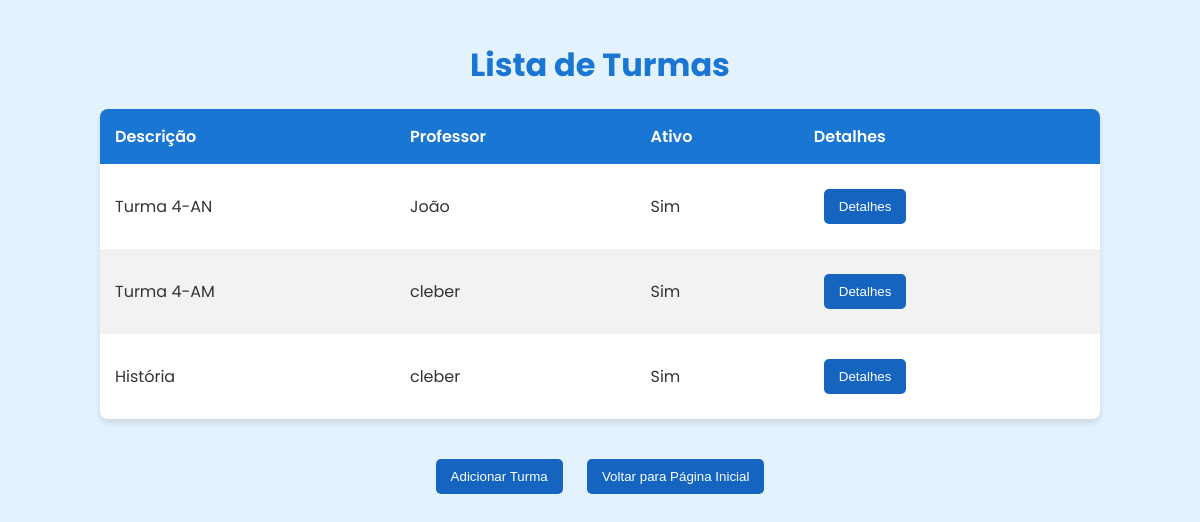
Page /turmas on the committed database.
### model/model_turma.py (models this page shows, shortened)
class Turma(db.Model):
    __tablename__ = 'turmas'
    id = db.Column(db.Integer, primary_key=True)
    descricao = db.Column(db.String(80))
    ativo = db.Column(db.String, default="sim", nullable=False)
    prof_id = db.Column(db.Integer, db.ForeignKey('professores.id', ondelete="SET NULL"), nullable=True)
    professor = db.relationship('Professor', backref='turmas')
    def to_dict(self):
        return {
            "id": self.id,
            "descricao": self.descricao,
            "professor": self.professor.nome if self.professor is not None else "Professor excluido",
            "ativo": self.ativo
        }

### model/model_profs.py (models this page shows, shortened)
class Professor(db.Model):
    __tablename__ = 'professores'
    id = db.Column(db.Integer, primary_key=True)
    nome = db.Column(db.String(80))
    idade = db.Column(db.Integer)
    materia = db.Column(db.String(30))
    observacao = db.Column(db.String(30))

### routes/turmas_routes.py (the view)
@turmas_blueprint.route('/turmas', methods=['GET'])
def get_turmas():
    turmas = lista_turmas()
    return render_template("turmas.html", turmas=turmas)

### model/model_turma.py (called while the page is built)
def lista_turmas():
    turmas = Turma.query.all()
    return [turma.to_dict() for turma in turmas]

### templates/turmas.html (shortened to what this page needs)
<!DOCTYPE html>
<html lang="pt-BR">
<head>
</head>
<body>
    <h1>Lista de Turmas</h1>
    <table>
        <thead>
            <tr>
                <th>Descrição</th>
                <th>Professor</th>
                <th>Ativo</th>
                <th>Detalhes</th>
            </tr>
        </thead>
        <tbody>
            {% for turma in turmas %}
            <tr>
                <td>{{ turma.descricao }}</td>
                <td>{{ turma.professor }}</td>
                <td>{{ turma.ativo }}</td>
                <td>
                    <a href="{{ url_for('turmas.get_turmas_por_id', id_turma=turma.id) }}">
                        <button>Detalhes</button>
                    </a>
                </td>
            </tr>
            {% endfor %}
        </tbody>
    </table>
    <div class="container">
        <a href="{{ url_for('turmas.adicionar_turma_page',) }}">
            <button>Adicionar Turma</button>
        </a>
        <a href="{{ url_for('/.pagina_inicial',) }}">
            <button>Voltar para Página Inicial</button>
        </a>
    </div>
</body>
</html>

### templates/turmas.html (style rules this page uses)
body { font-family: 'Poppins', sans-serif; background-color: #e3f2fd; margin: 0; padding: 20px; color: #333; }
h1 { text-align: center; color: #1976d2; margin-bottom: 20px; }
table { width: 100%; max-width: 1000px; margin: 0 auto; border-collapse: collapse; background-color: #fff; box-shadow: 0 4px 6px rgba(0, 0, 0, 0.1); border-radius: 8px; overflow: hidden; }
th, td { padding: 15px; text-align: left; }
th { background-color: #1976d2; color: white; font-weight: 600; }
tr:nth-child(even) { background-color: #f2f2f2; }
button { padding: 10px 15px; background-color: #1565c0; color: white; border: none; border-radius: 5px; cursor: pointer; transition: background-color 0.3s ease, transform 0.2s; margin: 10px; }
.container { text-align: center; margin-top: 30px; }
.container a { text-decoration: none; }

### rows in the picture
Turma: descricao "Turma 4-AN", ativo "Sim"
Professor: professor "João"
Turma: descricao "Turma 4-AM", ativo "Sim"
Professor: professor "cleber" "cleber"
Turma: descricao "História", ativo "Sim"
